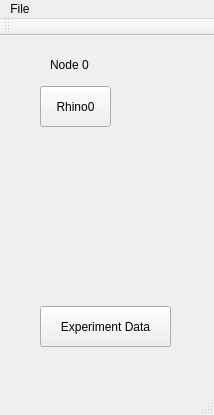
<?xml version="1.0" encoding="UTF-8"?>
<ui version="4.0">
 <class>MainWindow</class>
 <widget class="QMainWindow" name="MainWindow">
  <property name="geometry">
   <rect>
    <x>0</x>
    <y>0</y>
    <width>214</width>
    <height>415</height>
   </rect>
  </property>
  <property name="windowTitle">
   <string>MainWindow</string>
  </property>
  <widget class="QWidget" name="centralWidget">
   <widget class="QPushButton" name="rhino0">
    <property name="geometry">
     <rect>
      <x>40</x>
      <y>50</y>
      <width>71</width>
      <height>41</height>
     </rect>
    </property>
    <property name="text">
     <string>Rhino0</string>
    </property>
   </widget>
   <widget class="QLabel" name="labelNode0">
    <property name="geometry">
     <rect>
      <x>50</x>
      <y>20</y>
      <width>59</width>
      <height>17</height>
     </rect>
    </property>
    <property name="text">
     <string>Node 0</string>
    </property>
   </widget>
   <widget class="QPushButton" name="pushButton">
    <property name="geometry">
     <rect>
      <x>40</x>
      <y>270</y>
      <width>131</width>
      <height>41</height>
     </rect>
    </property>
    <property name="text">
     <string>Experiment Data</string>
    </property>
   </widget>
  </widget>
  <widget class="QMenuBar" name="menuBar">
   <property name="geometry">
    <rect>
     <x>0</x>
     <y>0</y>
     <width>214</width>
     <height>27</height>
    </rect>
   </property>
   <widget class="QMenu" name="menuFile">
    <property name="title">
     <string>File</string>
    </property>
    <addaction name="actionImport_Header_File"/>
    <addaction name="actionImport_Settings"/>
    <addaction name="actionClose"/>
   </widget>
   <addaction name="menuFile"/>
  </widget>
  <widget class="QToolBar" name="mainToolBar">
   <attribute name="toolBarArea">
    <enum>TopToolBarArea</enum>
   </attribute>
   <attribute name="toolBarBreak">
    <bool>false</bool>
   </attribute>
  </widget>
  <widget class="QStatusBar" name="statusBar"/>
  <action name="actionImport_Header_File">
   <property name="text">
    <string>Import Header File</string>
   </property>
  </action>
  <action name="actionClose">
   <property name="text">
    <string>Close</string>
   </property>
  </action>
  <action name="actionImport_Settings">
   <property name="text">
    <string>Import Network Settings</string>
   </property>
  </action>
 </widget>
 <layoutdefault spacing="6" margin="11"/>
 <resources/>
 <connections>
  <connection>
   <sender>actionClose</sender>
   <signal>triggered()</signal>
   <receiver>MainWindow</receiver>
   <slot>close()</slot>
   <hints>
    <hint type="sourcelabel">
     <x>-1</x>
     <y>-1</y>
    </hint>
    <hint type="destinationlabel">
     <x>199</x>
     <y>149</y>
    </hint>
   </hints>
  </connection>
 </connections>
 <slots>
  <slot>importHeaderFile(string)</slot>
 </slots>
</ui>
